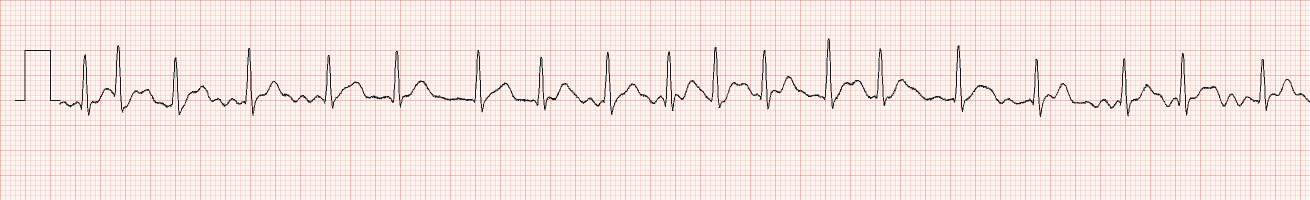
#> input picture samples/afib.png, 2620 x 400 px (shown at 1/2 size)
$ python -i digitize.py   (imports and definitions only)
#> lines starting #> are read from the running program, lines starting #| are printed output that depends on the picture; after the words box and inside, x2 and y2 are one past the last pixel; in counts of white or black regions, pixels touching at a corner belong together
"""ECG image digitisation: photo or scan of a printout -> calibrated signal.

Pipeline
--------
1. deskew        estimate rotation from the grid lines and correct it
2. separate      isolate the ink trace from the printed grid
3. calibrate     recover mm-per-pixel from the grid period
4. extract       column-wise trace following with continuity tracking
5. scale         convert pixels to millivolts and seconds, then resample

Why the grid separation works
-----------------------------
ECG paper is printed with a red/orange grid. Red ink reflects red light, so in
the **red channel** of an RGB image the grid nearly disappears while the black
stylus trace stays dark. That single channel choice removes most of the grid
before any thresholding happens, which is far more robust than trying to
subtract a detected grid pattern afterwards.
"""

from __future__ import annotations

from dataclasses import dataclass, field

import cv2
import numpy as np

MM_PER_SEC = 25.0
MM_PER_MV = 10.0


@dataclass
class DigitizeResult:
    signal: np.ndarray           # millivolts
    fs: float                    # samples per second
    px_per_mm: float
    paper_speed_mm_s: float
    gain_mm_mv: float
    rotation_deg: float
    coverage: float              # fraction of columns where a trace was found
    confidence: float            # 0-1 overall reliability of the digitisation
    warnings: list = field(default_factory=list)
    debug: dict = field(default_factory=dict)


# --------------------------------------------------------------------------
# Step 1: deskew
# --------------------------------------------------------------------------


def estimate_rotation(gray: np.ndarray, max_deg: float = 8.0) -> float:
    """Estimate skew from the dominant near-horizontal grid lines."""
    edges = cv2.Canny(gray, 40, 120, apertureSize=3)
    min_len = max(40, gray.shape[1] // 6)
    lines = cv2.HoughLinesP(
        edges, 1, np.pi / 720, threshold=90,
        minLineLength=min_len, maxLineGap=8,
    )
    if lines is None:
        return 0.0

    # OpenCV 4 returns shape (N, 1, 4); OpenCV 5 returns (N, 4). Indexing with
    # [:, 0] silently yields a column of scalars on the latter, which then fails
    # to unpack. Reshaping handles both, and any future layout with 4 values per
    # segment.
    segments = np.asarray(lines).reshape(-1, 4)

    angles = []
    for x1, y1, x2, y2 in segments:
        dx, dy = float(x2 - x1), float(y2 - y1)
        if abs(dx) < 1e-6:
            continue
        a = np.degrees(np.arctan2(dy, dx))
        if abs(a) <= max_deg:
            angles.append(a)
    if len(angles) < 4:
        return 0.0
    return float(np.median(angles))


# [8 lines left out: function deskew, not called in this run]


# --------------------------------------------------------------------------
# Step 2: trace / grid separation
# --------------------------------------------------------------------------


def trace_mask(bgr: np.ndarray) -> tuple[np.ndarray, np.ndarray]:
    """Return ``(trace_mask, grid_mask)`` as boolean arrays."""
    b, g, r = cv2.split(bgr.astype(np.float32))

    # Red channel: the red grid is nearly transparent here, the black trace is not.
    red = r
    red_u8 = _to_uint8(red)

    # Black top-hat: closing removes dark structures thinner than the kernel, so
    # (closing - image) isolates the ink regardless of its orientation.
    #
    # An earlier version subtracted a Gaussian-blurred background instead. That
    # suppresses anything extended in one direction -- the flat plateau of the
    # calibration pulse vanished entirely, and its leftover edge was then read
    # as a heartbeat, inflating RR variability enough to push regular rhythms
    # toward atrial fibrillation. The morphological form has no such blind spot.
    h, w = red_u8.shape
    k = max(7, int(min(h, w) / 25) | 1)  # odd, comfortably wider than the trace
    kernel = cv2.getStructuringElement(cv2.MORPH_ELLIPSE, (k, k))
    blackhat = cv2.morphologyEx(red_u8, cv2.MORPH_BLACKHAT, kernel)

    # Slight blur first so sensor noise does not fragment the threshold.
    blackhat = cv2.GaussianBlur(blackhat, (3, 3), 0)
    _, th = cv2.threshold(blackhat, 0, 255, cv2.THRESH_BINARY + cv2.THRESH_OTSU)
    mask = th > 0

    # The grid is where red is bright but green/blue are suppressed.
    grid = ((r - np.minimum(g, b)) > 18) & (r > 90)

    mask = mask & ~grid

    # Clean up: drop specks, bridge single-pixel breaks in the trace.
    m8 = mask.astype(np.uint8)
    m8 = cv2.morphologyEx(m8, cv2.MORPH_CLOSE, np.ones((3, 3), np.uint8), iterations=1)
    m8 = cv2.morphologyEx(m8, cv2.MORPH_OPEN, np.ones((2, 2), np.uint8), iterations=1)

    # Keep only components large enough to be a trace segment.
    n, labels, stats, _ = cv2.connectedComponentsWithStats(m8, connectivity=8)
    if n > 1:
        keep = np.zeros(n, dtype=bool)
        min_area = max(12, (bgr.shape[0] * bgr.shape[1]) // 40000)
        for i in range(1, n):
            if stats[i, cv2.CC_STAT_AREA] >= min_area:
                keep[i] = True
        m8 = keep[labels].astype(np.uint8)

    return m8 > 0, grid


# --------------------------------------------------------------------------
# Step 3: grid calibration
# --------------------------------------------------------------------------


def _to_uint8(arr: np.ndarray) -> np.ndarray:
    """Min-max scale to 0-255 without cv2.normalize.

    cv2.normalize(src, None, ...) is one of several OpenCV calls whose loose
    argument forms were tightened in OpenCV 5. NumPy does the same job here in
    two lines and behaves identically across versions.
    """
    a = np.asarray(arr, dtype=np.float32)
    lo, hi = float(a.min()), float(a.max())
    if hi - lo < 1e-9:
        return np.zeros(a.shape, dtype=np.uint8)
    return (((a - lo) / (hi - lo)) * 255.0).astype(np.uint8)


def _subpixel(ac: np.ndarray, k: int) -> float:
    """Refine an autocorrelation peak to sub-pixel precision.

    The grid period is rarely a whole number of pixels -- an image scaled to fit
    a maximum width almost never lands on an integer. Rounding to the nearest
    pixel puts a systematic error straight into the time axis and therefore into
    every rate measurement. Fitting a parabola through the peak and its two
    neighbours removes most of it.
    """
    if k <= 0 or k >= len(ac) - 1:
        return float(k)
    y0, y1, y2 = float(ac[k - 1]), float(ac[k]), float(ac[k + 1])
    denom = y0 - 2.0 * y1 + y2
    if abs(denom) < 1e-12:
        return float(k)
    delta = 0.5 * (y0 - y2) / denom
    if abs(delta) > 0.5:
        return float(k)
    return float(k) + delta


def estimate_px_per_mm(grid: np.ndarray, lo: float = 2.0, hi: float = 40.0) -> tuple[float, float]:
    """Recover the grid period in pixels via autocorrelation of its projection.

    Returns ``(px_per_mm, agreement)`` where agreement is the normalised
    autocorrelation strength at the chosen period.
    """

    def period_of(projection: np.ndarray) -> tuple[float, float]:
        p = projection.astype(float)
        p = p - p.mean()
        if np.allclose(p, 0):
            return 0.0, 0.0
        ac = np.correlate(p, p, mode="full")[len(p) - 1 :]
        if ac[0] <= 0:
            return 0.0, 0.0
        ac = ac / ac[0]
        lo_i, hi_i = int(lo), min(int(hi), len(ac) - 1)
        if hi_i - lo_i < 2:
            return 0.0, 0.0
        seg = ac[lo_i:hi_i]
        # First strong local maximum is the 1 mm period.
        peaks = []
        for i in range(1, len(seg) - 1):
            if seg[i] > seg[i - 1] and seg[i] >= seg[i + 1] and seg[i] > 0.12:
                peaks.append((i + lo_i, seg[i]))
        if not peaks:
            k = int(np.argmax(seg)) + lo_i
            return _subpixel(ac, k), float(ac[k])
        k = int(peaks[0][0])
        return _subpixel(ac, k), float(peaks[0][1])

    px_x, a_x = period_of(grid.sum(axis=0))
    px_y, a_y = period_of(grid.sum(axis=1))

    candidates = [(p, a) for p, a in ((px_x, a_x), (px_y, a_y)) if p >= lo]
    if not candidates:
        return 0.0, 0.0
    if len(candidates) == 2 and abs(candidates[0][0] - candidates[1][0]) <= 1.0:
        return float(np.mean([c[0] for c in candidates])), float(np.mean([c[1] for c in candidates]))
    return max(candidates, key=lambda c: c[1])


# --------------------------------------------------------------------------
# Step 4: trace extraction
# --------------------------------------------------------------------------


def _runs(col: np.ndarray) -> list:
    """Contiguous True runs in a boolean column as (start, end) inclusive."""
    idx = np.flatnonzero(col)
    if idx.size == 0:
        return []
    breaks = np.flatnonzero(np.diff(idx) > 1)
    starts = np.r_[idx[0], idx[breaks + 1]]
    ends = np.r_[idx[breaks], idx[-1]]
    return list(zip(starts.tolist(), ends.tolist(), strict=True))


def extract_trace(mask: np.ndarray) -> tuple[np.ndarray, float]:
    """Follow the trace column by column. Returns ``(y_per_column, coverage)``.

    Where a column contains several ink runs -- the trace crossing a gridline
    remnant, or two limbs of a steep deflection -- the run whose centre is
    closest to the previous column is chosen, so the follower stays on one
    continuous waveform instead of jumping between segments.
    """
    h, w = mask.shape
    ys = np.full(w, np.nan)
    prev = None

    for x in range(w):
        runs = _runs(mask[:, x])
        if not runs:
            continue
        if prev is None:
            # Start on the longest run available.
            s, e = max(runs, key=lambda r: r[1] - r[0])
        else:
            s, e = min(runs, key=lambda r: abs((r[0] + r[1]) / 2.0 - prev))
        centre = (s + e) / 2.0
        ys[x] = centre
        prev = centre

    coverage = float(np.mean(~np.isnan(ys)))

    # Bridge short gaps; leave long dropouts as NaN so they can be reported.
    valid = np.flatnonzero(~np.isnan(ys))
    if valid.size >= 2:
        ys = np.interp(np.arange(w), valid, ys[valid])
    return ys, coverage


def detect_calibration_pulse(mask: np.ndarray, px_per_mm: float) -> int:
    """Find where the calibration pulse ends, so it is not read as a heartbeat.

    Detected from the ink mask rather than from the followed trace. The trace
    follower can lose the top of the pulse -- a vertical riser is a single tall
    ink run whose centre sits halfway up, and the follower may stay near that
    centre instead of stepping onto the plateau. Working from the mask sidesteps
    that entirely.

    The pulse has an unmistakable signature: two tall vertical ink runs (the
    risers, each about 10 mm) separated by roughly 5 mm of flat plateau, inside
    the left margin. A QRS complex can be equally tall but is never followed by
    a second riser at a fixed 5 mm spacing.

    Returning 0 means no pulse was found and nothing should be trimmed.
    """
    if px_per_mm <= 0:
        return 0
    h, w = mask.shape
    search = int(min(w - 1, 34 * px_per_mm))
    if search < int(6 * px_per_mm):
        return 0

    min_riser = 6.5 * px_per_mm  # a 10 mm pulse, allowing for blur and clipping
    risers = []
    for x in range(search):
        runs = _runs(mask[:, x])
        if not runs:
            continue
        tallest = max(r[1] - r[0] for r in runs)
        if tallest >= min_riser:
            risers.append(x)
    if len(risers) < 2:
        return 0

    # Group adjacent columns into riser bands.
    bands, start, prev = [], risers[0], risers[0]
    for x in risers[1:]:
        if x - prev > max(2, 0.8 * px_per_mm):
            bands.append((start, prev))
            start = x
        prev = x
    bands.append((start, prev))

    if len(bands) < 2:
        return 0

    # The two risers of a 5 mm pulse sit 3-9 mm apart.
    for i in range(len(bands) - 1):
        gap = bands[i + 1][0] - bands[i][1]
        if 3.0 * px_per_mm <= gap <= 9.0 * px_per_mm:
            return min(int(bands[i + 1][1] + 1.5 * px_per_mm), w - 1)
    return 0


# --------------------------------------------------------------------------
# Orchestration
# --------------------------------------------------------------------------


def digitize(
    image: np.ndarray,
    *,
    target_fs: float = 360.0,
    paper_speed: float = MM_PER_SEC,
    gain: float = MM_PER_MV,
    px_per_mm: float | None = None,
    skip_calibration_pulse: bool = True,
) -> DigitizeResult:
    """Digitise an ECG image. ``image`` is BGR uint8 as returned by cv2.imread."""
    warnings: list = []

    if image.ndim == 2:
        image = cv2.cvtColor(image, cv2.COLOR_GRAY2BGR)
    if image.shape[2] == 4:
        image = cv2.cvtColor(image, cv2.COLOR_BGRA2BGR)

    # Very large photos are downscaled: the trace is only a couple of pixels
    # wide and extra resolution costs time without adding information.
    max_w = 2400
    if image.shape[1] > max_w:
        # Explicit destination size rather than fx/fy with a None size. OpenCV 5
        # rejects the None form with a TypeError, and every strip wider than
        # max_w reaches this line -- which is most of them.
        scale = max_w / image.shape[1]
        new_w = max(1, int(round(image.shape[1] * scale)))
        new_h = max(1, int(round(image.shape[0] * scale)))
        image = cv2.resize(image, (new_w, new_h), interpolation=cv2.INTER_AREA)

    gray = cv2.cvtColor(image, cv2.COLOR_BGR2GRAY)
    angle = estimate_rotation(gray)
    if abs(angle) > 0.15:
        image = deskew(image, angle)

    mask, grid = trace_mask(image)

    detected_ppm, agreement = estimate_px_per_mm(grid)
    if px_per_mm is None:
        px_per_mm = detected_ppm
        if px_per_mm < 2.0:
            # No usable grid. Fall back on assuming the strip is a standard
            # 10-second recording spanning the full image width.
            px_per_mm = image.shape[1] / (10.0 * paper_speed)
            warnings.append(
                "No grid detected. Scale assumed from a standard 10-second strip; "
                "amplitude values are approximate."
            )
            agreement = 0.0

    ys, coverage = extract_trace(mask)

    # No ink at all, or so little that nothing can be reconstructed. Caught here
    # rather than downstream: without this guard the NaN column array reaches
    # np.histogram, which fails with "autodetected range of [nan, nan] is not
    # finite" -- accurate, but meaningless to someone who just uploaded a photo.
    if coverage < 0.05 or not np.any(np.isfinite(ys)):
        raise ValueError(
            "No ECG trace was found in this image. Check that it shows a printed "
            "ECG with a dark trace on a light background, is in focus, and is not "
            "cropped to a blank region."
        )

    if coverage < 0.35:
        warnings.append(
            f"Trace recovered in only {coverage * 100:.0f}% of columns. "
            "Check image focus, contrast and cropping."
        )

    start = detect_calibration_pulse(mask, px_per_mm) if skip_calibration_pulse else 0
    if start > 0:
        ys = ys[start:]

    if ys.size < 10:
        raise ValueError("No ECG trace could be recovered from this image.")

    # Baseline: the isoelectric line is the most frequently occupied row.
    finite = ys[np.isfinite(ys)]
    if finite.size < 10:
        raise ValueError(
            "The recovered trace is too fragmented to measure. Try a sharper, "
            "higher-contrast image of the printout."
        )
    hist, edges = np.histogram(finite, bins=min(120, max(10, finite.size // 8)))
    baseline = float((edges[int(np.argmax(hist))] + edges[int(np.argmax(hist)) + 1]) / 2.0)

    # Image y grows downward; ECG amplitude grows upward.
    mv = (baseline - ys) / (px_per_mm * gain)

    source_fs = px_per_mm * paper_speed  # columns per second
    if source_fs < 180.0:
        warnings.append(
            f"Image resolution gives only {source_fs:.0f} effective samples/second "
            f"({px_per_mm * 25.4:.0f} DPI). QRS duration will read 15-30 ms wider "
            "than it is. Rescan at 300 DPI or higher for reliable width measurement."
        )
    duration = len(mv) / source_fs
    n_out = max(2, int(round(duration * target_fs)))
    resampled = np.interp(
        np.linspace(0.0, duration, n_out),
        np.linspace(0.0, duration, len(mv)),
        mv,
    )

    # Confidence blends grid agreement, trace coverage and plausible amplitude.
    amp = float(np.percentile(np.abs(resampled), 99))
    amp_ok = 1.0 if 0.15 <= amp <= 6.0 else 0.35
    confidence = float(
        np.clip(0.30 * min(agreement / 0.35, 1.0) + 0.45 * coverage + 0.25 * amp_ok, 0.0, 1.0)
    )
    if not (0.15 <= amp <= 6.0):
        warnings.append(
            f"Recovered amplitude ({amp:.2f} mV peak) is outside the physiological "
            "range; the gain calibration may be wrong."
        )

    return DigitizeResult(
        signal=resampled.astype(np.float32),
        fs=float(target_fs),
        px_per_mm=float(px_per_mm),
        paper_speed_mm_s=float(paper_speed),
        gain_mm_mv=float(gain),
        rotation_deg=float(angle),
        coverage=float(coverage),
        confidence=confidence,
        warnings=warnings,
        debug={
            "grid_agreement": float(agreement),
            "source_fs": float(source_fs),
            "duration_s": float(duration),
            "baseline_px": baseline,
            "cal_pulse_end_px": int(start),
            "image_shape": list(image.shape[:2]),
        },
    )


# [6 lines left out: function digitize_bytes, not called in this run]

>>> import cv2
>>> picture = cv2.imread('../../../samples/afib.png')
#> picture is the input picture: shape (400, 2620, 3); mean B, G, R 226.1, 230.6, 248.6
>>> result = digitize(picture)
#> in digitize, `image = cv2.resize(image, (new_w, new_h), interpolation=cv2.INTER_AREA)`:
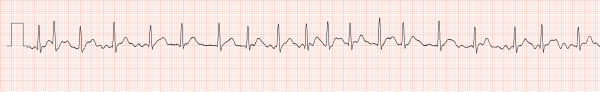
#> image: shape (366, 2400, 3) (shown at 1/4 size); mean of channels 0, 1, 2 226.1, 230.6, 248.6; drawn as B, G, R
#> in estimate_rotation, `edges = cv2.Canny(gray, 40, 120, apertureSize=3)`:
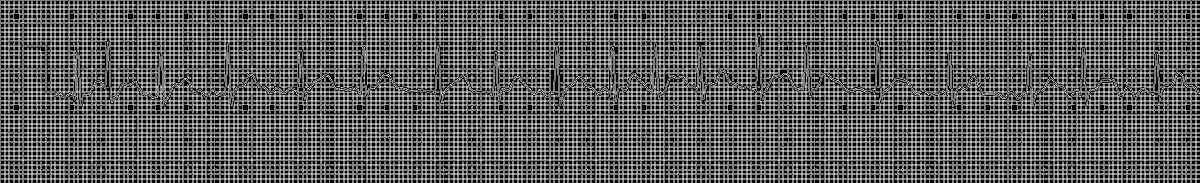
#> edges: shape (366, 2400) (shown at 1/2 size); 36.5% white in thin lines or dots
#> in estimate_rotation, `lines = cv2.HoughLinesP( edges, 1, np.pi / 720, threshold=90, minLineL..`: lines = 445 rows, first 6: [1, 310, 2399, 310], [1, 321, 2399, 321], [1, 319, 2399, 319], [1, 294, 2399, 294], [1, 8, 2399, 8], [1, 17, 2399, 17]
#> in estimate_rotation, `segments = np.asarray(lines).reshape(-1, 4)`: segments has the same summary as lines
#> the loop in estimate_rotation, `for x1, y1, x2, y2 in segments:` made 445 passes
#> (x1, y1, x2, y2, dx, dy, a) on passes 1 to 3: (1, 310, 2399, 310, 2398, 0, 0), (1, 321, 2399, 321, 2398, 0, 0), (1, 319, 2399, 319, 2398, 0, 0)
#> after the loop in estimate_rotation, `for x1, y1, x2, y2 in segments:`: angles = 445 values, max 0.533 at index 77, min -0.278 at index 76, mean 0.00571
#> in digitize, `angle = estimate_rotation(gray)`: angle = 0
#> in trace_mask, `b, g, r = cv2.split(bgr.astype(np.float32))`:
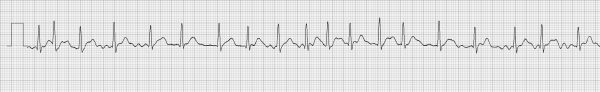
#> b: shape (366, 2400) float32 (shown at 1/4 size); min 28, max 243, mean 226.1
#> in trace_mask, `b, g, r = cv2.split(bgr.astype(np.float32))`:
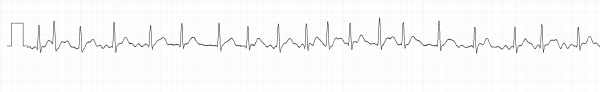
#> r: shape (366, 2400) float32 (shown at 1/4 size); min 20, max 255, mean 248.6
#> in _to_uint8, `lo, hi = float(a.min()), float(a.max())`: lo = 20; hi = 255
#> in trace_mask, `grid = ((r - np.minimum(g, b)) > 18) & (r > 90)`:
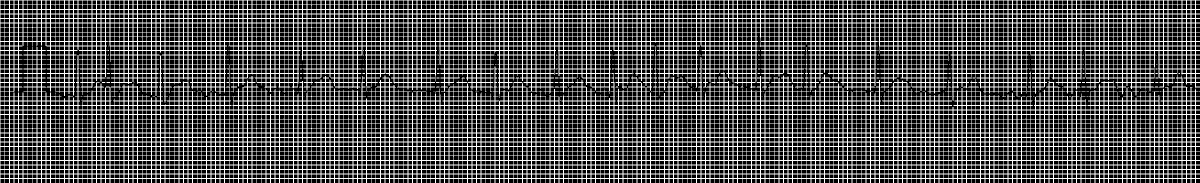
#> grid: shape (366, 2400) bool (shown at 1/2 size); 32.3% white in thin lines or dots
#> in trace_mask, `m8 = cv2.morphologyEx(m8, cv2.MORPH_OPEN, np.ones((2, 2), np.uint8), i..`:
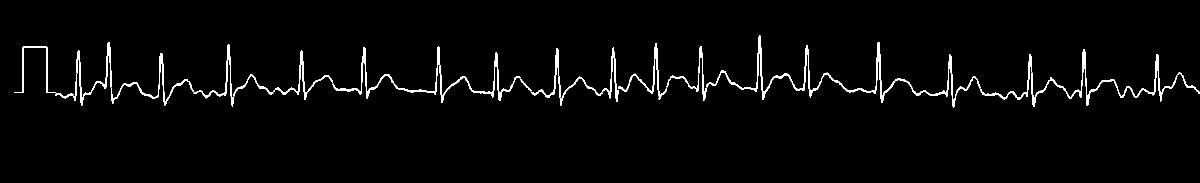
#> m8: shape (366, 2400) (shown at 1/2 size); values 0 (black) and 1 (white), 2.3% white; 32 white regions, largest, box (x1, y1, x2, y2) and area: (1514, 71, 1826, 206) 3053, (2132, 98, 2318, 212) 1708, (665, 92, 880, 198) 1681
#> in trace_mask, `n, labels, stats, _ = cv2.connectedComponentsWithStats(m8, connectivit..`:
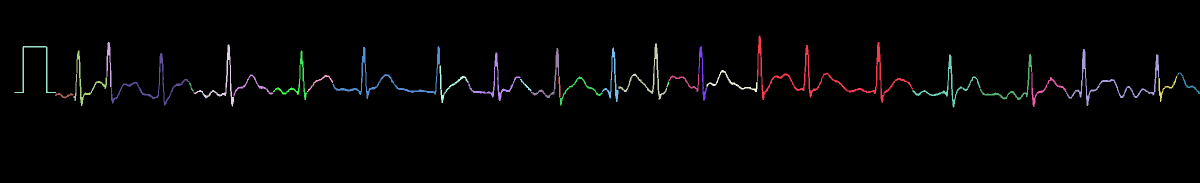
#> labels: shape (366, 2400) int32 (shown at 1/2 size); 33 distinct labels, from 0 to 32; one colour per label, 0 black
#> in trace_mask, `n, labels, stats, _ = cv2.connectedComponentsWithStats(m8, connectivit..`: n = 33; stats = 33 rows, first 6: [0, 0, 2400, 366, 857870], [1514, 71, 312, 135, 3053], [213, 84, 10, 91, 438], [1237, 87, 97, 112, 996], [387, 89, 81, 124, 899], [29, 92, 83, 94, 757]
#> in period_of, `p = projection.astype(float)`: p = 2400 values, max 366 at index 0, min 55 at index 459, mean 118.2
#> in period_of, `p = p - p.mean()`: p = 2400 values, max 247.8 at index 0, min -63.2 at index 459, mean -1.08e-14
#> in period_of, `ac = np.correlate(p, p, mode="full")[len(p) - 1 :]`: ac = 2400 values, max 30747097 at index 0, min -6844599.9 at index 5, mean 6405.6
#> in period_of, `ac = ac / ac[0]`: ac = 2400 values, max 1 at index 0, min -0.223 at index 5, mean 0.000208
#> in period_of, `lo_i, hi_i = int(lo), min(int(hi), len(ac) - 1)`: lo_i = 2; hi_i = 40
#> in period_of, `seg = ac[lo_i:hi_i]`: seg = 38 values, max 0.881 at index 7, min -0.223 at index 3, mean -0.0128
#> the loop in period_of, `for i in range(1, len(seg) - 1):` made 36 passes
#> after the loop in period_of, `for i in range(1, len(seg) - 1):`: peaks = [(9, 0.881), (18, 0.763), (27, 0.645), (37, 0.727)]
#> in period_of, `k = int(peaks[0][0])`: k = 9
#> in _subpixel, `y0, y1, y2 = float(ac[k - 1]), float(ac[k]), float(ac[k + 1])`: y0 = 0.146; y1 = 0.881; y2 = 0.383
#> in _subpixel, `denom = y0 - 2.0 * y1 + y2`: denom = -1.23
#> in _subpixel, `delta = 0.5 * (y0 - y2) / denom`: delta = 0.0958
#> in estimate_px_per_mm, `px_x, a_x = period_of(grid.sum(axis=0))`: px_x = 9.1; a_x = 0.881
#> the loop in period_of (call 2), `for i in range(1, len(seg) - 1):` made 36 passes
#> in estimate_px_per_mm, `px_y, a_y = period_of(grid.sum(axis=1))`: px_y = 9.09; a_y = 0.875
#> in estimate_px_per_mm, `candidates = [(p, a) for p, a in ((px_x, a_x), (px_y, a_y)) if p >= lo]`: candidates = [(9.1, 0.881), (9.09, 0.875)]
#> in digitize, `detected_ppm, agreement = estimate_px_per_mm(grid)`: detected_ppm = 9.09; agreement = 0.878
#> in digitize, `px_per_mm = detected_ppm`: px_per_mm = 9.09
#> the loop in extract_trace, `for x in range(w):` made 2400 passes
#> (idx in _runs, starts in _runs, ends in _runs, s, e, centre, prev) on passes 49 to 56: ([92, 93, 94], [92], [94], 92, 94, 93, 93), ([92, 93, 94], [92], [94], 92, 94, 93, 93), ([92, 93, 94], [92], [94], 92, 94, 93, 93), ([92, 93, 94], [92], [94], 92, 94, 93, 93), ([92, 93, 94], [92], [94], 92, 94, 93, 93), ([92, 93, 94], [92], [94], 92, 94, 93, 93), ([92, 93, 94], [92], [94], 92, 94, 93, 93), ([92, 93, 94], [92], [94], 92, 94, 93, 93)
#> in extract_trace, `coverage = float(np.mean(~np.isnan(ys)))`: coverage = 0.988
#> in extract_trace, `valid = np.flatnonzero(~np.isnan(ys))`: valid = 2371 values from 29 to 2399
#> in extract_trace, `ys = np.interp(np.arange(w), valid, ys[valid])`: ys = 2400 values, max 206.5 at index 329, min 88.5 at index 1518, mean 171
#> in digitize, `ys, coverage = extract_trace(mask)`: coverage = 0.988
#> in detect_calibration_pulse, `search = int(min(w - 1, 34 * px_per_mm))`: search = 309
#> in detect_calibration_pulse, `min_riser = 6.5 * px_per_mm`: min_riser = 59.09
#> the loop in detect_calibration_pulse, `for x in risers[1:]:` made 8 passes
#> x on passes 1 to 8: 46, 47, 92, 93, 94, 159, 160, 220
#> the loop in detect_calibration_pulse, `for i in range(len(bands) - 1):` made 1 pass
